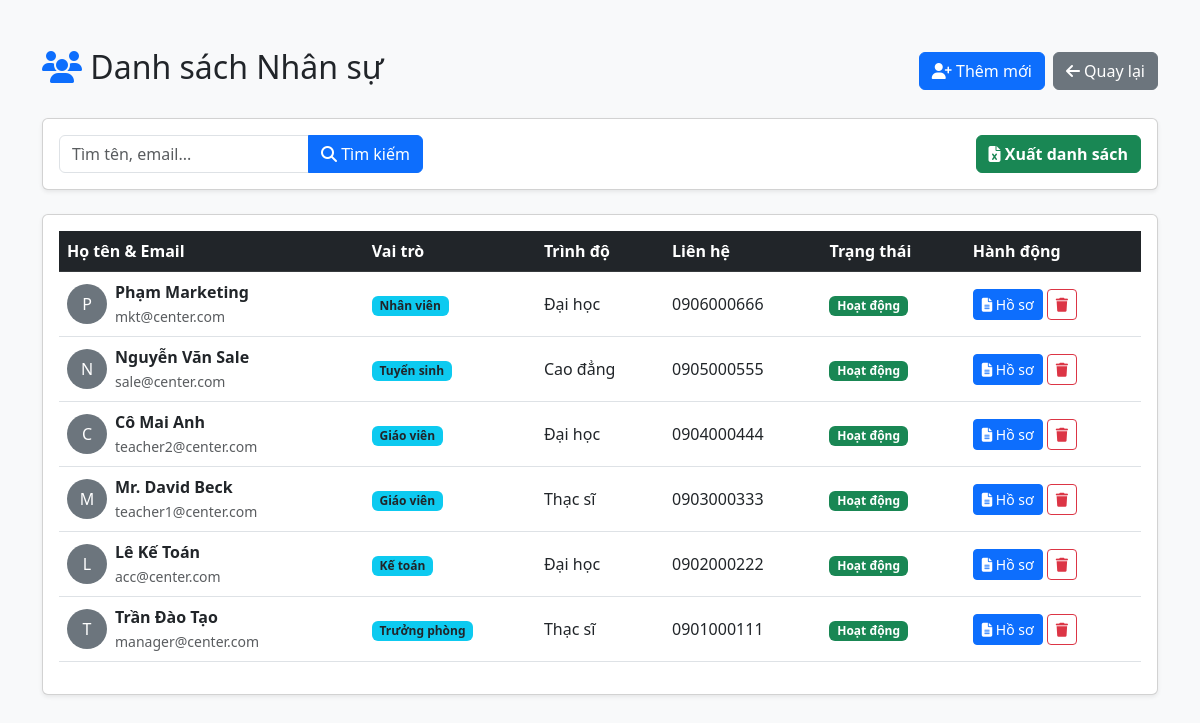
/HomePage/admin_employees.php (signed in), run on the app's committed database.
### tables this page shows
CREATE TABLE `users` (
  `id` int(11) NOT NULL,
  `role_id` int(11) NOT NULL,
  `username` varchar(50) NOT NULL,
  `password` varchar(255) NOT NULL,
  `email` varchar(100) NOT NULL,
  `full_name` varchar(100) NOT NULL,
  `avatar` varchar(255) DEFAULT 'img/default.jpg',
  `status` enum('active','inactive') DEFAULT 'active',
  `created_at` timestamp NOT NULL DEFAULT current_timestamp()
);

CREATE TABLE `roles` (
  `id` int(11) NOT NULL,
  `name` varchar(50) NOT NULL,
  `description` text DEFAULT NULL,
  `default_salary` decimal(15,0) DEFAULT 5000000
);

CREATE TABLE `employee_details` (
  `user_id` int(11) NOT NULL,
  `phone` varchar(20) DEFAULT NULL,
  `dob` date DEFAULT NULL,
  `address` text DEFAULT NULL,
  `education_level` varchar(100) DEFAULT NULL,
  `major` varchar(100) DEFAULT NULL,
  `certificate_type` varchar(50) DEFAULT 'None',
  `certificate_score` decimal(5,1) DEFAULT 0.0,
  `start_date` date DEFAULT NULL,
  `contract_type` enum('Full-time','Part-time','CTV') DEFAULT 'Full-time',
  `biography` text DEFAULT NULL,
  `edu_proof` varchar(255) DEFAULT NULL,
  `cert_proof` varchar(255) DEFAULT NULL
);

### HomePage/admin_employees.php (the view, shortened to what this page needs)
<?php
require_once 'db_connect.php';
$search_query = isset($_GET['search']) ? trim($_GET['search']) : '';
$sql = "SELECT u.*, r.name as role_name, ed.phone, ed.education_level
        FROM users u
        LEFT JOIN roles r ON u.role_id = r.id
        LEFT JOIN employee_details ed ON u.id = ed.user_id
        WHERE u.id != ?";
$sql .= " ORDER BY u.id DESC";
$stmt = $conn->prepare($sql);
if (!empty($search_query)) {
    $param = "%$search_query%";
    $stmt->bind_param("isss", $_SESSION['user_id'], $param, $param, $param);
} else {
    $stmt->bind_param("i", $_SESSION['user_id']);
}
$stmt->execute();
$result = $stmt->get_result();
?>
<!DOCTYPE html>
<html lang="vi">
<head>
    <link href="https://cdn.jsdelivr.net/npm/bootstrap@5.3.0/dist/css/bootstrap.min.css" rel="stylesheet">
    <link rel="stylesheet" href="https://cdnjs.cloudflare.com/ajax/libs/font-awesome/6.5.1/css/all.min.css">
</head>
<body class="bg-light">
    <div class="container mt-5">
        <div class="d-flex justify-content-between align-items-center mb-4">
            <h2><i class="fas fa-users text-primary"></i> Danh sách Nhân sự</h2>
            <div class="d-flex gap-2">
                <a href="register.php" class="btn btn-primary"><i class="fas fa-user-plus"></i> Thêm mới</a>
               <a href="<?php echo ($_SESSION['role_id'] == 1) ? 'admin_dashboard.php' : 'user_dashboard.php'; ?>" class="btn btn-secondary">
    <i class="fas fa-arrow-left"></i> Quay lại
</a>
            </div>
        </div>
        <div class="card shadow-sm mb-4">
            <div class="card-body py-3">
                <form method="GET" class="row g-3 align-items-center">
                    <div class="col-auto">
                        <div class="input-group">
                            <input type="text" name="search" class="form-control" placeholder="Tìm tên, email..." value="<?php echo htmlspecialchars($search_query); ?>" style="width: 250px;">
                            <button class="btn btn-primary" type="submit"><i class="fas fa-search"></i> Tìm kiếm</button>
                        </div>
                    </div>
                    <div class="col-auto ms-auto">
                        <a href="export_employees.php?search=<?php echo urlencode($search_query); ?>" class="btn btn-success fw-bold">
                            <i class="fas fa-file-excel"></i> Xuất danh sách
                        </a>
                    </div>
                </form>
            </div>
        </div>
        <div class="card shadow-sm">
            <div class="card-body">
                <table class="table table-hover align-middle">
                    <thead class="table-dark">
                        <tr>
                            <th>Họ tên & Email</th>
                            <th>Vai trò</th>
                            <th>Trình độ</th>
                            <th>Liên hệ</th>
                            <th>Trạng thái</th>
                            <th>Hành động</th>
                        </tr>
                    </thead>
                    <tbody>
                        <?php if ($result->num_rows > 0): ?>
                            <?php while($row = $result->fetch_assoc()): ?>
                            <tr>
                                <td>
                                    <div class="d-flex align-items-center">
                                        <div class="bg-secondary text-white rounded-circle d-flex justify-content-center align-items-center me-2" style="width: 40px; height: 40px;">
                                            <?php echo strtoupper(substr($row['full_name'], 0, 1)); ?>
                                        </div>
                                        <div>
                                            <strong><?php echo $row['full_name']; ?></strong><br>
                                            <small class="text-muted"><?php echo $row['email']; ?></small>
                                        </div>
                                    </div>
                                </td>
                                <td><span class="badge bg-info text-dark"><?php echo $row['role_name']; ?></span></td>
                                <td><?php echo $row['education_level'] ?? '-'; ?></td>
                                <td><?php echo $row['phone'] ?? '-'; ?></td>
                                <td>
                                    <?php if($row['status'] == 'active'): ?>
                                        <span class="badge bg-success">Hoạt động</span>
                                    <?php else: ?>
                                        <span class="badge bg-secondary">Đã nghỉ</span>
                                    <?php endif; ?>
                                </td>
                                <td>
                                    <a href="admin_employee_detail.php?id=<?php echo $row['id']; ?>" class="btn btn-primary btn-sm"><i class="fas fa-file-alt"></i> Hồ sơ</a>
                                    <a href="admin_employees.php?delete_id=<?php echo $row['id']; ?>" class="btn btn-outline-danger btn-sm" onclick="return confirm('Xóa?')"><i class="fas fa-trash"></i></a>
                                </td>
                            </tr>
                            <?php endwhile; ?>
                        <?php endif; ?>
                    </tbody>
                </table>
            </div>
        </div>
    </div>
</body>
</html>

### data on the page
users: full_name "P", full_name "Phạm Marketing", email "mkt@center.com", role.name "Nhân viên", employee_details.education_level "Đại học", employee_details.phone "0906000666", status "Hoạt động"
users: full_name "N", full_name "Nguyễn Văn Sale", email "sale@center.com", role.name "Tuyển sinh", employee_details.education_level "Cao đẳng", employee_details.phone "0905000555", status "Hoạt động"
users: full_name "C", full_name "Cô Mai Anh", email "teacher2@center.com", role.name "Giáo viên", employee_details.education_level "Đại học", employee_details.phone "0904000444", status "Hoạt động"
users: full_name "M", full_name "Mr. David Beck", email "teacher1@center.com", role.name "Giáo viên", employee_details.education_level "Thạc sĩ", employee_details.phone "0903000333", status "Hoạt động"
users: full_name "L", full_name "Lê Kế Toán", email "acc@center.com", role.name "Kế toán", employee_details.education_level "Đại học", employee_details.phone "0902000222", status "Hoạt động"
users: full_name "T", full_name "Trần Đào Tạo", email "manager@center.com", role.name "Trưởng phòng", employee_details.education_level "Thạc sĩ", employee_details.phone "0901000111", status "Hoạt động"
